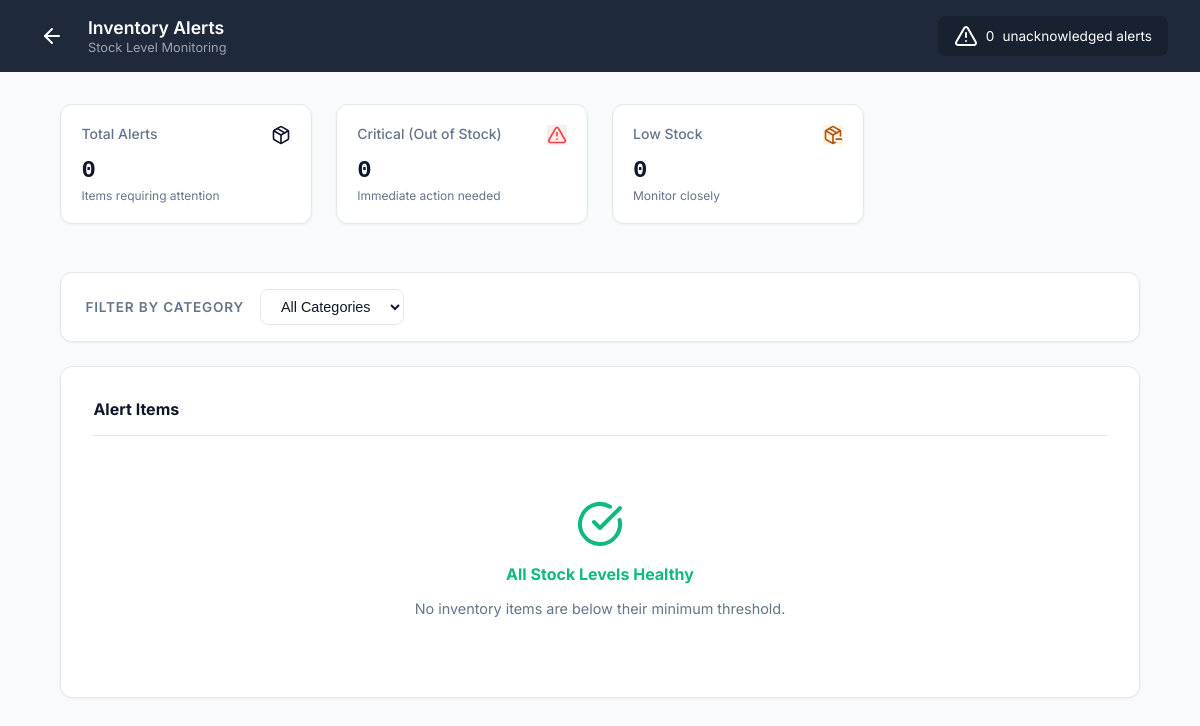
/dashboard/cssd/alerts/ (signed in), run on an earlier commit of the app's database.
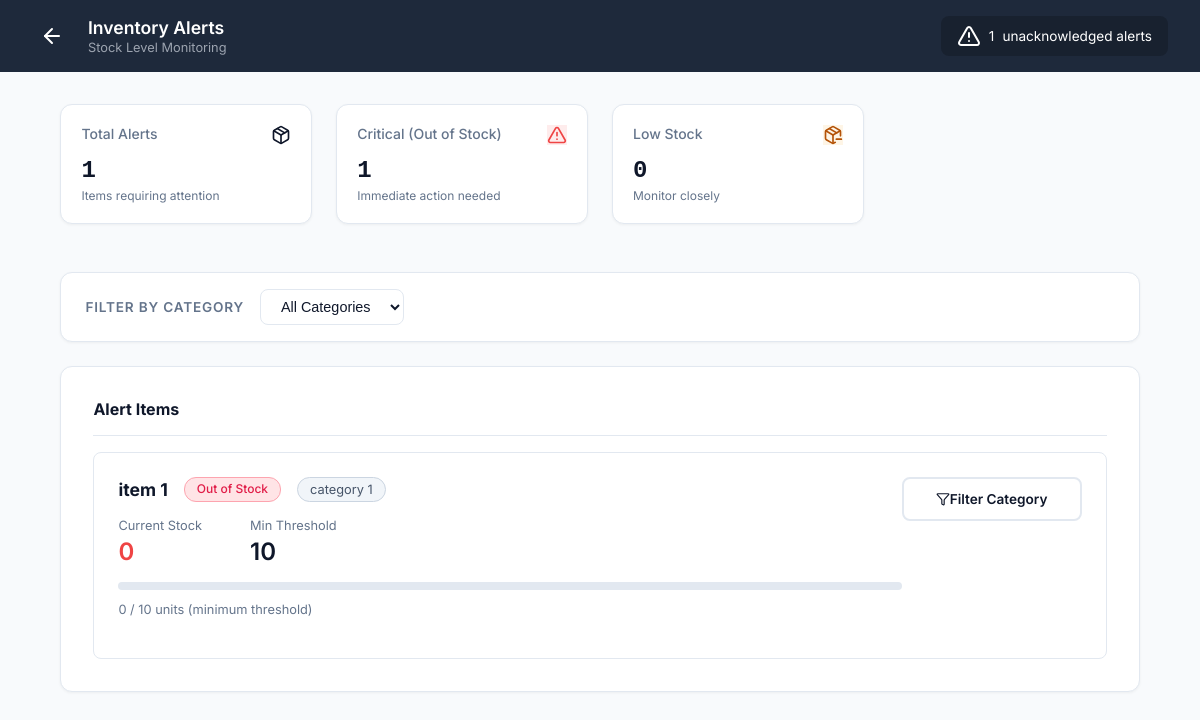
And on a later commit of the database.
### CSSD_Management_System/models.py (models this page shows, shortened)
class InventoryItem(models.Model):
    name = models.CharField(max_length=255)
    category = models.CharField(max_length=100)
    current_stock = models.IntegerField(default=0)
    min_threshold = models.IntegerField(default=10)

### CSSD_Management_System/views.py (the view)
# urls.py: path('dashboard/cssd/alerts/', views.cssd_inventory_alerts, name='cssd_inventory_alerts'),
@login_required
@cssd_staff_required
def cssd_inventory_alerts(request):
    category_filter = request.GET.get('category', '')
    from django.db.models import F
    shortage_items = InventoryItem.objects.filter(
        current_stock__lte=F('min_threshold')
    ).order_by('current_stock', 'name')
    if category_filter:
        shortage_items = shortage_items.filter(category=category_filter)
    categories = InventoryItem.objects.values_list('category', flat=True).distinct()
    alert_data = []
    for item in shortage_items:
        if item.current_stock == 0:
            severity = 'Out of Stock'
        else:
            severity = 'Critical'
        alert_data.append({'item': item, 'severity': severity})
    out_of_stock_count = sum(1 for entry in alert_data if entry['severity'] == 'Out of Stock')
    critical_count = sum(1 for entry in alert_data if entry['severity'] == 'Critical')
    return render(request, 'cssd-inventory-alerts.html', {
        'alert_data': alert_data,
        'shortage_count': shortage_items.count(),
        'out_of_stock_count': out_of_stock_count,
        'critical_count': critical_count,
        'categories': categories,
        'selected_category': category_filter,
    })

### CSSD_Management_System/templates/cssd-inventory-alerts.html (shortened to what the changed rows need)
{% load static %}
<!DOCTYPE html>
<html lang="en">
<head>
  <link rel="stylesheet" href="{% static 'styles.css' %}">
  <link rel="stylesheet" href="{% static 'extended_styles.css' %}">
</head>
<body>
  <div class="dashboard-wrapper theme-blue">
    <nav class="dashboard-nav theme-dark-blue">
      <div class="nav-brand">
        <div class="nav-title">
          <h2>Inventory Alerts</h2>
        </div>
      </div>
      <div class="nav-actions">
        <div class="alert-banner">
          <i data-lucide="alert-triangle"></i>
          <span>{{ shortage_count }}</span> unacknowledged alerts
        </div>
      </div>
    </nav>
    <main class="dashboard-main alerts-main">
      <div class="container-center">
        <div class="cssd-stats-grid alerts-stats">
          <div class="stat-card">
            <div class="stat-header">
              <span class="stat-label">Total Alerts</span>
              <i data-lucide="package" class="stat-icon-small grey"></i>
            </div>
            <h3 class="stat-value">{{ shortage_count }}</h3>
            <p class="stat-desc">Items requiring attention</p>
          </div>
          <div class="stat-card">
            <div class="stat-header">
              <span class="stat-label">Critical (Out of Stock)</span>
              <i data-lucide="alert-triangle" class="stat-icon-small red-bg"></i>
            </div>
            <h3 class="stat-value">{{ out_of_stock_count }}</h3>
            <p class="stat-desc">Immediate action needed</p>
          </div>
        </div>
        <div class="detail-card list-card">
          <div class="alert-list">
            {% if alert_data %}
              {% for entry in alert_data %}
                {% with item=entry.item severity=entry.severity %}
                <div class="alert-list-item">
                  <div class="ali-main">
                    <div class="ali-title-bar">
                      <h4>{{ item.name }}</h4>
                      {% if severity == 'Out of Stock' %}
                        <span class="pill pill-critical">Out of Stock</span>
                      {% else %}
                        <span class="pill pill-critical"
                              style="background:#fff7ed; color:#c2410c; border-color:#fdba74;">
                          Critical
                        </span>
                      {% endif %}
                      {% if item.category %}
                        <span style="background:#f1f5f9; color:#475569; border:1px solid #cbd5e1;
                                     padding:0.25rem 0.75rem; border-radius:20px; font-size:0.8rem;">
                          {{ item.category }}
                        </span>
                      {% endif %}
                    </div>
                    <div class="ali-stats">
                      <div class="ali-stat">
                        <span class="as-label">Current Stock</span>
                        <span class="as-val {% if item.current_stock == 0 %}text-red{% else %}text-yellow{% endif %}">
                          {{ item.current_stock }}
                        </span>
                      </div>
                      <div class="ali-stat">
                        <span class="as-label">Min Threshold</span>
                        <span class="as-val">{{ item.min_threshold }}</span>
                      </div>
                    </div>
                    <div class="stock-progress">
                      <div class="progress-bar-bg">
                      </div>
                      <span class="progress-text">
                        {{ item.current_stock }} / {{ item.min_threshold }} units (minimum threshold)
                      </span>
                    </div>
                  </div>
                  <div class="ali-actions">
                    <a href="{% url 'cssd_inventory_alerts' %}?category={{ item.category }}"
                       class="btn-outline"
                       style="text-align:center; font-size:0.85rem;
                              text-decoration:none; color:var(--color-text-dark);">
                      <i data-lucide="filter" style="width:14px; height:14px;"></i>
                      Filter Category
                    </a>
                  </div>
                </div>
                {% endwith %}
              {% endfor %}
            {% else %}
              <div style="display:flex; flex-direction:column; align-items:center;
                          padding:3rem; gap:1rem; color:var(--color-text-muted); text-align:center;">
                <i data-lucide="check-circle" style="width:48px; height:48px; color:#10b981;"></i>
                <h4 style="margin:0; color:#10b981;">All Stock Levels Healthy</h4>
                <p style="margin:0; font-size:0.9rem;">
                  {% if selected_category %}
                    No alerts found for the selected category.
                    <a href="{% url 'cssd_inventory_alerts' %}"
                       style="color:var(--color-primary);">View all categories</a>
                  {% else %}
                    No inventory items are below their minimum threshold.
                  {% endif %}
                </p>
              </div>
            {% endif %}
          </div>
        </div>
      </div>
    </main>
  </div>
</body>
</html>

What changed in the data, as far as the page shows it:
now on this page (row edited): InventoryItem: item.name "item 1", item.category "category 1", item.current_stock "0", item.min_threshold "10"
Also different on the page:
{{ shortage_count }}: "0" → "1"
{{ out_of_stock_count }}: "0" → "1"
text no longer shown: "All Stock Levels Healthy No inventory items are below their minimum threshold."
